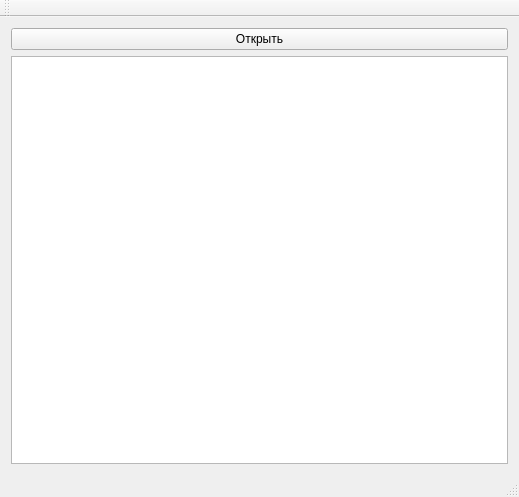
<?xml version="1.0" encoding="UTF-8"?>
<ui version="4.0">
 <class>chmEditer</class>
 <widget class="QMainWindow" name="chmEditer">
  <property name="geometry">
   <rect>
    <x>0</x>
    <y>0</y>
    <width>519</width>
    <height>497</height>
   </rect>
  </property>
  <property name="windowTitle">
   <string>chmEditer</string>
  </property>
  <widget class="QWidget" name="centralWidget">
   <layout class="QVBoxLayout" name="verticalLayout">
    <item>
     <widget class="QPushButton" name="pushButton">
      <property name="text">
       <string>Открыть</string>
      </property>
     </widget>
    </item>
    <item>
     <widget class="QTextEdit" name="textEdit"/>
    </item>
   </layout>
  </widget>
  <widget class="QMenuBar" name="menuBar">
   <property name="geometry">
    <rect>
     <x>0</x>
     <y>0</y>
     <width>519</width>
     <height>21</height>
    </rect>
   </property>
  </widget>
  <widget class="QToolBar" name="mainToolBar">
   <attribute name="toolBarArea">
    <enum>TopToolBarArea</enum>
   </attribute>
   <attribute name="toolBarBreak">
    <bool>false</bool>
   </attribute>
  </widget>
  <widget class="QStatusBar" name="statusBar"/>
 </widget>
 <layoutdefault spacing="6" margin="11"/>
 <resources/>
 <connections/>
</ui>
